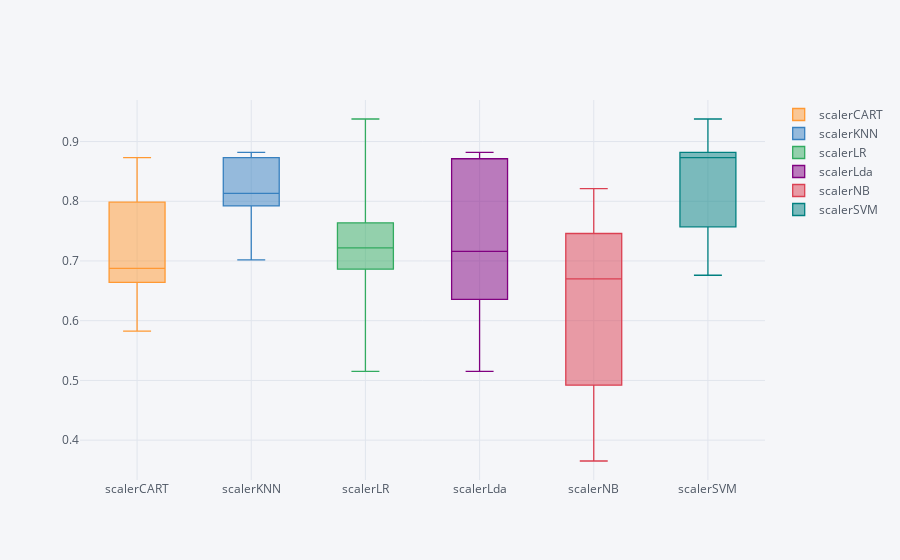

The cell this chart's notebook holds for it:
### Code cell
sc.iplot(kind='box')

### Figure 1 — Plotly figure (JSON) as saved in the notebook; plotly's stock layout.template omitted (floating-point values rounded to 4 significant figures)
{"data": [{"boxpoints": false, "line": {"width": 1.3}, "marker": {"color": "rgba(255, 153, 51, 1.0)"}, "name": "scalerCART", "type": "box", "y": [0.7984, 0.6886, 0.6458, 0.8235, 0.5825, 0.664, 0.7681, 0.873, 0.6863, 0.6761]}, {"boxpoints": false, "line": {"width": 1.3}, "marker": {"color": "rgba(55, 128, 191, 1.0)"}, "name": "scalerKNN", "type": "box", "y": [0.7018, 0.8132, 0.8819, 0.8819, 0.7424, 0.8132, 0.7922, 0.873, 0.8118, 0.873]}, {"boxpoints": false, "line": {"width": 1.3}, "marker": {"color": "rgba(50, 171, 96, 1.0)"}, "name": "scalerLR", "type": "box", "y": [0.7424, 0.7018, 0.7639, 0.6357, 0.9377, 0.7018, 0.5152, 0.746, 0.6863, 0.8118]}, {"boxpoints": false, "line": {"width": 1.3}, "marker": {"color": "rgba(128, 0, 128, 1.0)"}, "name": "scalerLda", "type": "box", "y": [0.6136, 0.8712, 0.8819, 0.6357, 0.8712, 0.6357, 0.5152, 0.6863, 0.746, 0.875]}, {"boxpoints": false, "line": {"width": 1.3}, "marker": {"color": "rgba(219, 64, 82, 1.0)"}, "name": "scalerNB", "type": "box", "y": [0.7167, 0.7639, 0.6458, 0.8211, 0.664, 0.4706, 0.4921, 0.3651, 0.6761, 0.746]}, {"boxpoints": false, "line": {"width": 1.3}, "marker": {"color": "rgba(0, 128, 128, 1.0)"}, "name": "scalerSVM", "type": "box", "y": [0.8712, 0.9377, 0.8819, 0.8819, 0.7984, 0.7571, 0.6761, 0.9373, 0.6863, 0.875]}], "layout": {"legend": {"bgcolor": "#F5F6F9", "font": {"color": "#4D5663"}}, "paper_bgcolor": "#F5F6F9", "plot_bgcolor": "#F5F6F9", "titlefont": {"color": "#4D5663"}, "xaxis1": {"gridcolor": "#E1E5ED", "showgrid": true, "tickfont": {"color": "#4D5663"}, "title": "", "titlefont": {"color": "#4D5663"}, "zerolinecolor": "#E1E5ED"}, "yaxis1": {"gridcolor": "#E1E5ED", "showgrid": true, "tickfont": {"color": "#4D5663"}, "title": "", "titlefont": {"color": "#4D5663"}, "zerolinecolor": "#E1E5ED"}}}
